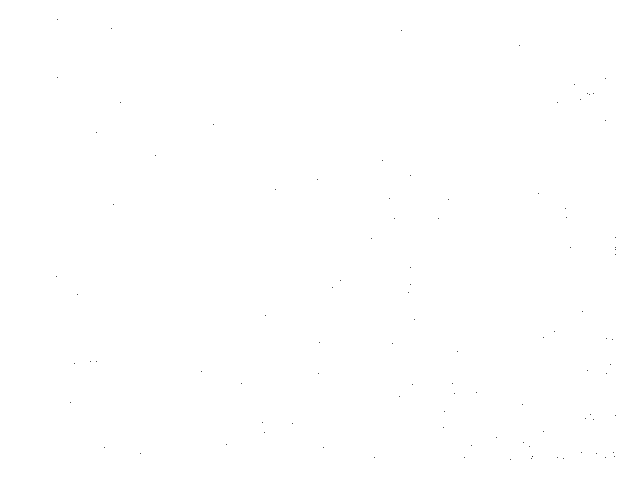
Frame 1 (no input)
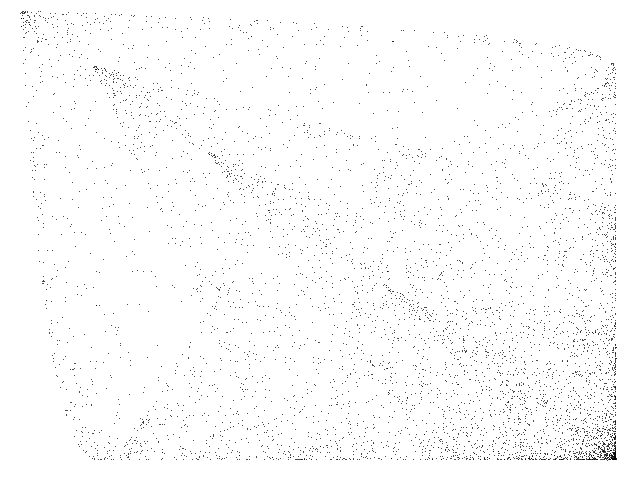
Frame 60 (the mouse pressed at the canvas centre just before this capture)
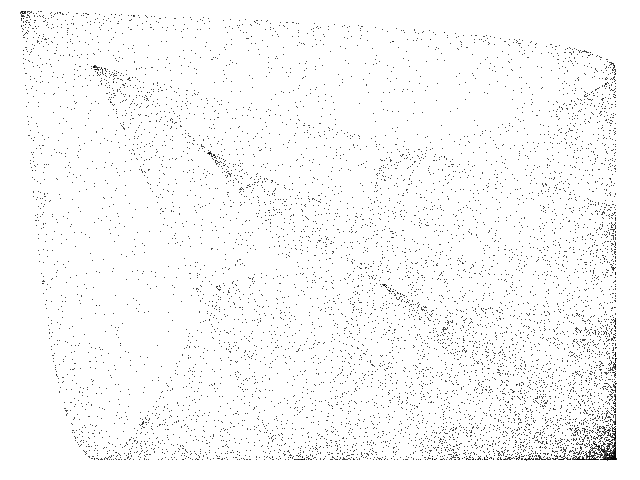
Frame 120 (the mouse held since frame 60 and released just before this capture)

The Processing sketch that drew these frames (run headless with seeded random() and noise(); from frame 60 on, the mouse is pressed at the canvas centre):

// Processing sketch: Popcorn_Mod
// ── Popcorn_Mod.pde
// Popcorn chaotic map - modified //

  float x = 0.6;
  float y = 0.4;
  float a = 0.4;
  float b = 3.0;

void setup() {
  
  size(640, 480);
  background(255);
  
}

void draw() {
  
  for (int i=0;i<100;i++) {
    
    float nx = x;
    float ny = y;
        
    x = a * sin(nx + tan(b*ny));
    y = a * sin(ny + tan(b*nx));
  
    point(-100+(1790*x), -80+(1350*y));
        
  }

}
